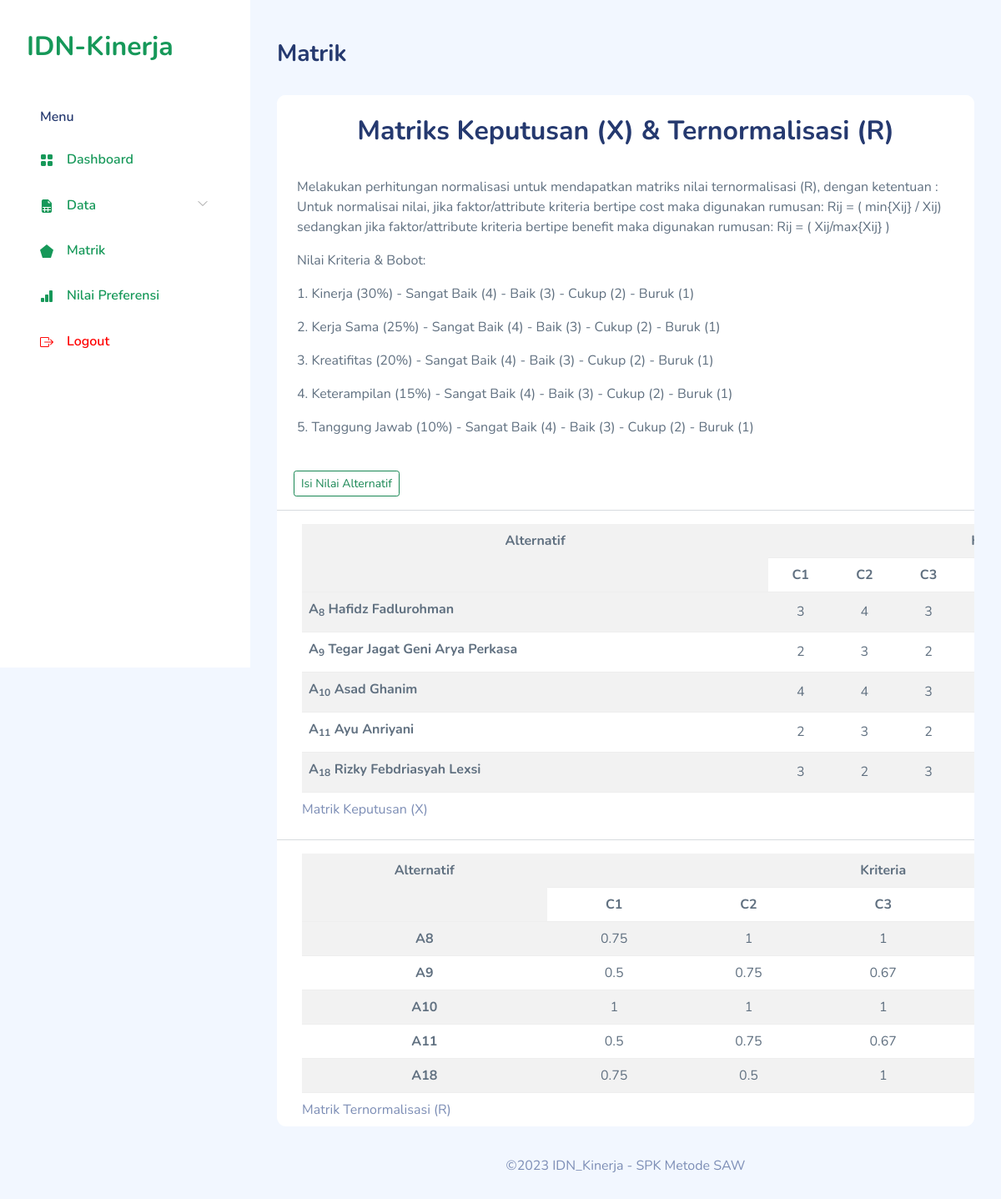
Screenshot of /matrik.php (signed in) with the database file from the repository.
### tables this page shows
CREATE TABLE `saw_evaluations` (
  `id_alternative` smallint(5) UNSIGNED NOT NULL,
  `id_criteria` tinyint(3) UNSIGNED NOT NULL,
  `value` float NOT NULL
);

CREATE TABLE `saw_alternatives` (
  `id_alternative` smallint(5) UNSIGNED NOT NULL,
  `name` varchar(30) NOT NULL
);

### matrik.php (the view, shortened to what this page needs)
<!DOCTYPE html>
<html lang="en">
  <?php
require "layout/head.php";
require "include/conn.php";
?>
  <body>
    <div id="app">
      <?php require "layout/sidebar.php";?>
      <div id="main">
        <div class="page-heading">
          <h3>Matrik</h3>
        </div>
        <div class="page-content">
          <section class="row">
            <div class="col-12">
              <div class="card">
                <div class="card-header">
                  <h2 class="text-center">Matriks Keputusan (X) &amp; Ternormalisasi (R)</h2>
                </div>
                <div class="card-content">
                  <div class="card-body pt-1">
                    <p class="card-text">Melakukan perhitungan normalisasi untuk mendapatkan matriks nilai ternormalisasi (R), dengan ketentuan :
										Untuk normalisai nilai, jika faktor/attribute kriteria bertipe cost maka digunakan rumusan:
										Rij = ( min{Xij} / Xij) sedangkan jika faktor/attribute kriteria bertipe benefit maka digunakan rumusan:
										Rij = ( Xij/max{Xij} )
										</p>
										Nilai Kriteria & Bobot:
										1. Kinerja (30%)
										   - Sangat Baik (4)
										   - Baik (3)
										   - Cukup (2)
										   - Buruk (1)
										2. Kerja Sama (25%)
										   - Sangat Baik (4)
										   - Baik (3)
										   - Cukup (2)
										   - Buruk (1)
										3. Kreatifitas (20%)
										   - Sangat Baik (4)
										   - Baik (3)
										   - Cukup (2)
										   - Buruk (1)
										4. Keterampilan (15%)
										   - Sangat Baik (4)
										   - Baik (3)
										   - Cukup (2)
										   - Buruk (1)
										5. Tanggung Jawab (10%)
										   - Sangat Baik (4)
										   - Baik (3)
										   - Cukup (2)
										   - Buruk (1)
                  </div>
                  <button type="button" class="btn btn-outline-success btn-sm" data-bs-toggle="modal" data-bs-target="#inlineForm" style="margin-left: 20px;">
                    Isi Nilai Alternatif
                  </button>
                  <hr>
                  <div class="table-responsive">
                  <table class="table table-striped mb-0" style="width: 1100px;margin-left: 30px;margin-right: 30px;">
    <caption>
        Matrik Keputusan (X)
    </caption>
    <tr>
        <th rowspan='2' class="text-center">Alternatif</th>
        <th colspan='6' class="text-center">Kriteria</th>
    </tr>
    <tr>
        <th class="text-center">C1</th>
        <th class="text-center">C2</th>
        <th class="text-center">C3</th>
        <th class="text-center">C4</th>
    </tr>
    <?php
$sql = "SELECT
          a.id_alternative,
          b.name,
          SUM(IF(a.id_criteria=1,a.value,0)) AS C1,
          SUM(IF(a.id_criteria=2,a.value,0)) AS C2,
          SUM(IF(a.id_criteria=3,a.value,0)) AS C3,
          SUM(IF(a.id_criteria=4,a.value,0)) AS C4,
          SUM(IF(a.id_criteria=5,a.value,0)) AS C5
        FROM
          saw_evaluations a
          JOIN saw_alternatives b USING(id_alternative)
        GROUP BY a.id_alternative
        ORDER BY a.id_alternative";
$result = $db->query($sql);
$X = array(1 => array(), 2 => array(), 3 => array(), 4 => array(), 5 => array());
while ($row = $result->fetch_object()) {
    array_push($X[1], round($row->C1, 2));
    array_push($X[2], round($row->C2, 2));
    array_push($X[3], round($row->C3, 2));
    array_push($X[4], round($row->C4, 2));
    array_push($X[5], round($row->C5, 2));
    echo "<tr class='center'>
            <th>A<sub>{$row->id_alternative}</sub> {$row->name}</th>
            <td class='text-center'>" . round($row->C1, 2) . "</td>
            <td class='text-center'>" . round($row->C2, 2) . "</td>
            <td class='text-center'>" . round($row->C3, 2) . "</td>
            <td class='text-center'>" . round($row->C4, 2) . "</td>
            <td class='text-center'>" . round($row->C5, 2) . "</td>
            <td class='text-center'>
              <a href='keputusan-hapus.php?id={$row->id_alternative}' class='btn btn-danger btn-sm'>Hapus</a>
            </td>
          </tr>\n";
}
?>
</table>
<hr>
<table class="table table-striped mb-0" style="width: 1100px;margin-left: 30px;margin-right: 30px;">
    <caption>
        Matrik Ternormalisasi (R)
    </caption>
    <tr>
        <th rowspan='2' class="text-center">Alternatif</th>
        <th colspan='5' class="text-center">Kriteria</th>
    </tr>
    <tr>
        <th class="text-center">C1</th>
        <th class="text-center">C2</th>
        <th class="text-center">C3</th>
        <th class="text-center">C4</th>
    </tr>
    <?php
$sql = "SELECT
          a.id_alternative,
          SUM(
            IF(
              a.id_criteria=1,
              IF(
                b.attribute='benefit',
                a.value/" . max($X[1]) . ",
                " . min($X[1]) . "/a.value)
              ,0)
              ) AS C1,
          SUM(
            IF(
              a.id_criteria=2,
              IF(
                b.attribute='benefit',
                a.value/" . max($X[2]) . ",
                " . min($X[2]) . "/a.value)
               ,0)
             ) AS C2,
          SUM(
            IF(
              a.id_criteria=3,
              IF(
                b.attribute='benefit',
                a.value/" . max($X[3]) . ",
                " . min($X[3]) . "/a.value)
               ,0)
             ) AS C3,
          SUM(
            IF(
              a.id_criteria=4,
              IF(
                b.attribute='benefit',
                a.value/" . max($X[4]) . ",
                " . min($X[4]) . "/a.value)
               ,0)
             ) AS C4,
          SUM(
            IF(
              a.id_criteria=5,
              IF(
                b.attribute='benefit',
                a.value/" . max($X[5]) . ",
                " . min($X[5]) . "/a.value)
               ,0)
             ) AS C5
        FROM
          saw_evaluations a
          JOIN saw_criterias b USING(id_criteria)
        GROUP BY a.id_alternative
        ORDER BY a.id_alternative
       ";
$result = $db->query($sql);
while ($row = $result->fetch_object()) {
    echo "<tr class='center'>
            <th class='text-center'>A{$row->id_alternative}</th>
            <td class='text-center'>" . round($row->C1, 2) . "</td>
            <td class='text-center'>" . round($row->C2, 2) . "</td>
            <td class='text-center'>" . round($row->C3, 2) . "</td>
            <td class='text-center'>" . round($row->C4, 2) . "</td>
            <td class='text-center'>" . round($row->C5, 2) . "</td>
          </tr>\n";
}
?>
</table>
                  </div>
                </div>
              </div>
            </div>
          </section>
        </div>
        <?php require "layout/footer.php";?>
      </div>
    </div>
  </body>
</html>

### assets/css/app.css (style rules this page uses)
.card { margin-bottom:2.2rem;border:none }
.card .card-header { border:none }
.card .card-content { position:relative }
.card .card-body { padding:1.5rem }
.dataTable-table td,.dataTable-table thead th,.table td,.table thead th { vertical-align:middle }
#main { margin-left:300px;padding:2rem }
.page-heading { margin:0 0 2rem }
.page-heading h3 { font-weight:700 }

### rows the page displays
saw_evaluations: id_alternative "8", id_alternative.name "Hafidz Fadlurohman", C1 "3", C2 "4", C3 "3", C1 "0.75", C2 "1", C3 "1"
saw_evaluations: id_alternative "9", id_alternative.name "Tegar Jagat Geni Arya Perkasa", C1 "2", C2 "3", C3 "2", C1 "0.5", C2 "0.75", C3 "0.67"
saw_evaluations: id_alternative "10", id_alternative.name "Asad Ghanim", C1 "4", C2 "4", C3 "3", C1 "1", C2 "1", C3 "1"
saw_evaluations: id_alternative "11", id_alternative.name "Ayu Anriyani", C1 "2", C2 "3", C3 "2", C1 "0.5", C2 "0.75", C3 "0.67"
saw_evaluations: id_alternative "18", id_alternative.name "Rizky Febdriasyah Lexsi", C1 "3", C2 "2", C3 "3", C1 "0.75", C2 "0.5", C3 "1"
